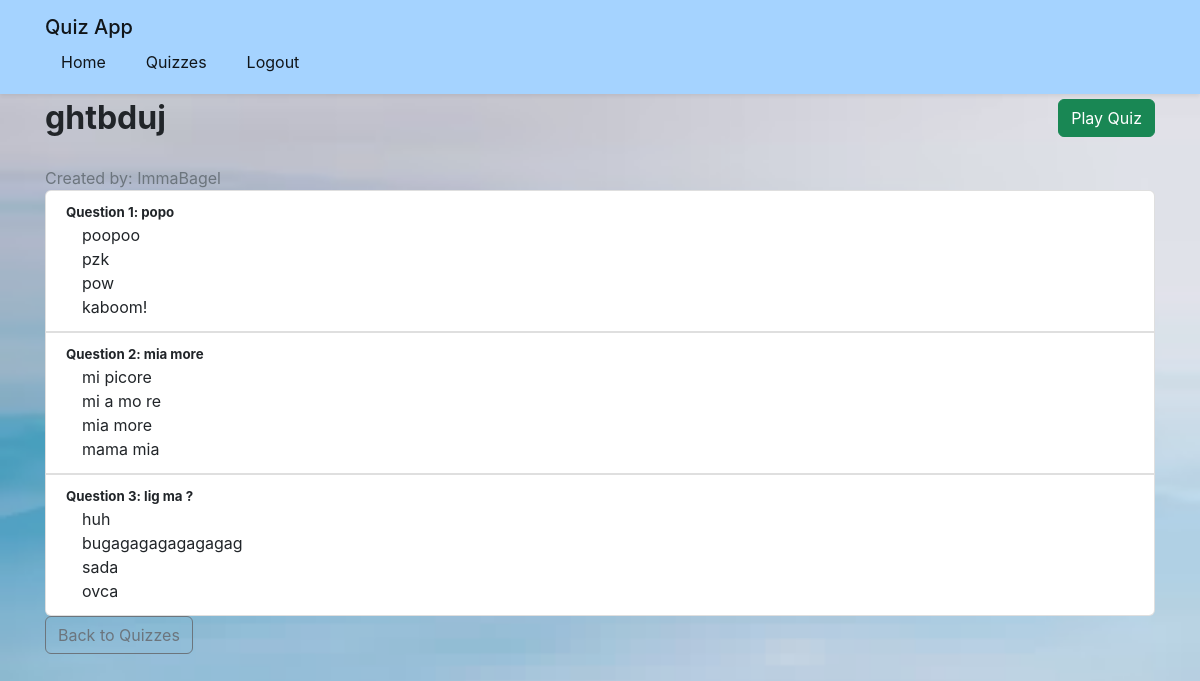
Page /quiz/7 (signed in) on the committed database.
### app/models.py (models this page shows)
class Quiz(db.Model):
    id = db.Column(db.Integer, primary_key = True)
    title = db.Column(db.String(75), nullable=False)
    username = db.Column(db.String(50))
    user_id = db.Column(db.Integer, db.ForeignKey('user.id'), nullable = False)
    questions = db.relationship('Question', backref='question',lazy = True)

class User(db.Model, UserMixin):
    id = db.Column(db.Integer, primary_key = True)
    username = db.Column(db.String(25), unique=True, nullable=False)
    email = db.Column(db.String(411),unique=True, nullable= False)
    password = db.Column(db.String(25), nullable = False)
    quizzes = db.relationship('Quiz', backref='creator', lazy=True)

class Question(db.Model):
    id = db.Column(db.Integer, primary_key = True)
    text = db.Column(db.String(150), nullable=False)
    quiz_id = db.Column(db.Integer, db.ForeignKey('quiz.id'), nullable = False)
    answers = db.relationship('Answer', backref='question',lazy = True)

class Answer(db.Model):
    id = db.Column(db.Integer, primary_key = True)
    text = db.Column(db.String(50), nullable=False)
    is_right = db.Column(db.Boolean, default=False)
    question_id = db.Column(db.Integer, db.ForeignKey('question.id'), nullable=False)

### app/quiz/routes.py (the view)
@quiz_bp.route('/quiz/<int:quiz_id>')
@login_required
def view_quiz(quiz_id):
    quiz = Quiz.query.get_or_404(quiz_id)
    return render_template('quiz/view_quiz.html',title=quiz.title, quiz=quiz)

### app/models.py (called while the page is built)
@login_manager.user_loader
def load_user(user_id):
    return User.query.get(int(user_id))

### app/templates/quiz/view_quiz.html (shortened to what this page needs)
{% extends "base.html" %}
{% block content %}
<div class="d-flex justify-content-between align-items-center mb-4">
    <h1>{{ quiz.title }}</h1>
    <a href="{{ url_for('quiz.Play_qizz', quiz_id=quiz.id) }}" class="btn btn-success">Play Quiz</a>
</div>
<p class="text-muted">Created by: {{ quiz.creator.username }}</p>
<div class="list-group">
    {% for question in quiz.questions %}
    <div class="list-group-item mb-3">
        <h5>Question {{ loop.index }}: {{ question.text }}</h5>
        <ul class="list-unstyled">
            {% for answer in question.answers %}
            <li class="ms-3">
                {{ answer.text }}
            </li>
            {% endfor %}
        </ul>
    </div>
    {% endfor %}
</div>
<a href="{{ url_for('quiz.quiz_home') }}" class="btn btn-outline-secondary">Back to Quizzes</a>
{% endblock %}

### app/static/css/styles.css (style rules this page uses)
:root { --primary: #0d6efd; --secondary: #6c757d; --success: #198754; --danger: #dc3545; --warning: #ffc107; --info: #0dcaf0; --light: #f8f9fa; --dark: #212529; --white: #fff; --blue-light: #a5d3ff; --border-radius: 0.375rem; --box-shadow: 0 0.5rem 1rem rgba(0, 0, 0, 0.15); }
* { box-sizing: border-box; margin: 0; padding: 0; }
body { font-family: -apple-system, BlinkMacSystemFont, "Segoe UI", Roboto, "Helvetica Neue", Arial, sans-serif; line-height: 1.5; color: #212529; background-image: url('/static/images/actual-Bg.png'); background-size: cover; background-position: center; background-attachment: fixed; min-height: 100vh; position: relative; }
body::before { content: ""; position: fixed; top: 0; left: 0; right: 0; bottom: 0; background-color: rgba(255, 255, 255, 0.1); z-index: -1; }
.btn { display: inline-block; font-weight: 400; line-height: 1.5; color: #212529; text-align: center; text-decoration: none; vertical-align: middle; cursor: pointer; user-select: none; background-color: transparent; border: 1px solid transparent; padding: 0.375rem 0.75rem; font-size: 1rem; border-radius: var(--border-radius); transition: color 0.15s ease-in-out, background-color 0.15s ease-in-out, border-color 0.15s ease-in-out, box-shadow 0.15s ease-in-out; }
.btn-success { color: var(--white); background-color: var(--success); border-color: var(--success); }
.btn-outline-secondary { color: var(--secondary); border-color: var(--secondary); }
.text-muted { color: #6c757d !important; }
.mb-4 { margin-bottom: 1.5rem !important; }
.d-flex { display: flex !important; }
.justify-content-between { justify-content: space-between !important; }
.align-items-center { align-items: center !important; }
.list-group { display: flex; flex-direction: column; padding-left: 0; margin-bottom: 0; border-radius: var(--border-radius); }
.list-group-item { position: relative; display: block; padding: 0.75rem 1.25rem; background-color: var(--white); border: 1px solid rgba(0, 0, 0, 0.125); }
.list-group-item:first-child { border-top-left-radius: inherit; border-top-right-radius: inherit; }
.list-group-item:last-child { border-bottom-left-radius: inherit; border-bottom-right-radius: inherit; }
.list-unstyled { padding-left: 0; list-style: none; }
.ms-3 { margin-left: 1rem !important; }

### rows in the picture
Quiz: title "ghtbduj"
User: creator.username "ImmaBagel"
Question: text "popo"
Answer: text "poopoo"
Answer: text "pzk"
Answer: text "pow"
Answer: text "kaboom!"
Question: text "mia more"
Answer: text "mi picore"
Answer: text "mi a mo re"
Answer: text "mia more"
Answer: text "mama mia"
Question: text "lig ma ?"
Answer: text "huh"
Answer: text "bugagagagagagagag"
Answer: text "sada"
Answer: text "ovca"
